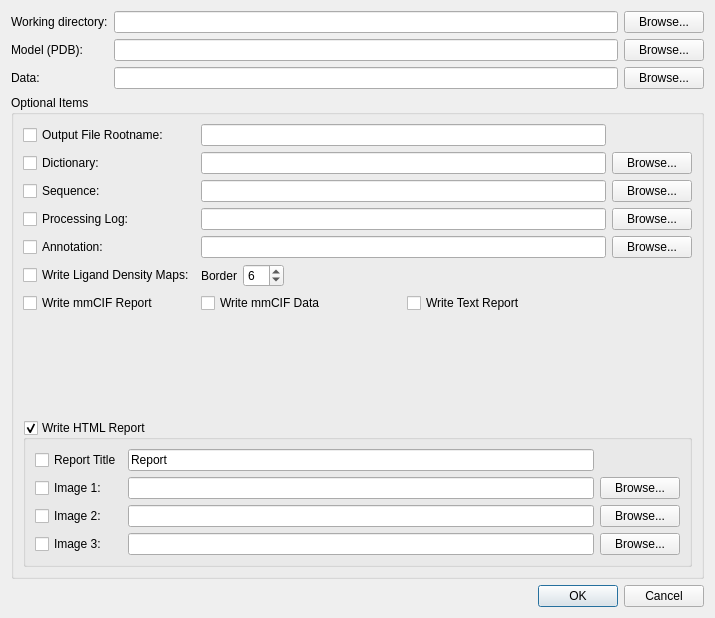
<ui version="4.0" >
 <class>JobReport</class>
 <widget class="QDialog" name="JobReport" >
  <property name="geometry" >
   <rect>
    <x>0</x>
    <y>0</y>
    <width>715</width>
    <height>618</height>
   </rect>
  </property>
  <property name="windowTitle" >
   <string>Job Report</string>
  </property>
  <layout class="QGridLayout" name="gridLayout" >
   <item row="0" column="0" >
    <widget class="QLabel" name="label" >
     <property name="text" >
      <string>Working directory:</string>
     </property>
    </widget>
   </item>
   <item row="0" column="1" >
    <widget class="QLineEdit" name="workingDirLineEdit" />
   </item>
   <item row="0" column="2" >
    <widget class="QPushButton" name="workingDirPushButton" >
     <property name="text" >
      <string>Browse...</string>
     </property>
    </widget>
   </item>
   <item row="1" column="0" >
    <widget class="QLabel" name="label_2" >
     <property name="text" >
      <string>Model (PDB):</string>
     </property>
    </widget>
   </item>
   <item row="1" column="1" >
    <widget class="QLineEdit" name="modelLineEdit" />
   </item>
   <item row="1" column="2" >
    <widget class="QPushButton" name="modelPushButton" >
     <property name="text" >
      <string>Browse...</string>
     </property>
    </widget>
   </item>
   <item row="2" column="0" >
    <widget class="QLabel" name="label_3" >
     <property name="text" >
      <string>Data:</string>
     </property>
    </widget>
   </item>
   <item row="2" column="1" >
    <widget class="QLineEdit" name="dataLineEdit" />
   </item>
   <item row="3" column="0" colspan="3" >
    <widget class="QGroupBox" name="groupBox" >
     <property name="title" >
      <string>Optional Items</string>
     </property>
     <layout class="QGridLayout" name="gridLayout_2" >
      <item row="0" column="0" >
       <widget class="QCheckBox" name="fileRootnameCheckBox" >
        <property name="text" >
         <string>Output File Rootname:</string>
        </property>
       </widget>
      </item>
      <item row="0" column="1" >
       <widget class="QLineEdit" name="fileRootnameLineEdit" />
      </item>
      <item row="1" column="0" >
       <widget class="QCheckBox" name="dictionaryCheckBox" >
        <property name="text" >
         <string>Dictionary:</string>
        </property>
       </widget>
      </item>
      <item row="1" column="1" >
       <widget class="QLineEdit" name="dictionaryLineEdit" />
      </item>
      <item row="1" column="2" >
       <widget class="QPushButton" name="dictionaryPushButton" >
        <property name="text" >
         <string>Browse...</string>
        </property>
       </widget>
      </item>
      <item row="2" column="0" >
       <widget class="QCheckBox" name="sequenceCheckBox" >
        <property name="text" >
         <string>Sequence:</string>
        </property>
       </widget>
      </item>
      <item row="2" column="1" >
       <widget class="QLineEdit" name="sequenceLineEdit" />
      </item>
      <item row="2" column="2" >
       <widget class="QPushButton" name="sequencePushButton" >
        <property name="text" >
         <string>Browse...</string>
        </property>
       </widget>
      </item>
      <item row="3" column="0" >
       <widget class="QCheckBox" name="processingLogCheckBox" >
        <property name="text" >
         <string>Processing Log:</string>
        </property>
       </widget>
      </item>
      <item row="3" column="1" >
       <widget class="QLineEdit" name="processingLogLineEdit" />
      </item>
      <item row="3" column="2" >
       <widget class="QPushButton" name="processingLogPushButton" >
        <property name="text" >
         <string>Browse...</string>
        </property>
       </widget>
      </item>
      <item row="4" column="0" >
       <widget class="QCheckBox" name="annotationCheckBox" >
        <property name="text" >
         <string>Annotation:</string>
        </property>
       </widget>
      </item>
      <item row="4" column="1" >
       <widget class="QLineEdit" name="annotationLineEdit" />
      </item>
      <item row="4" column="2" >
       <widget class="QPushButton" name="annotationPushButton" >
        <property name="text" >
         <string>Browse...</string>
        </property>
       </widget>
      </item>
      <item row="5" column="0" >
       <widget class="QCheckBox" name="ligandDensityMapCheckBox" >
        <property name="text" >
         <string>Write Ligand Density Maps:</string>
        </property>
       </widget>
      </item>
      <item row="5" column="1" >
       <layout class="QHBoxLayout" name="horizontalLayout" >
        <item>
         <widget class="QLabel" name="label_4" >
          <property name="text" >
           <string>Border</string>
          </property>
          <property name="alignment" >
           <set>Qt::AlignRight|Qt::AlignTrailing|Qt::AlignVCenter</set>
          </property>
         </widget>
        </item>
        <item>
         <widget class="QSpinBox" name="borderSpinBox" >
          <property name="value" >
           <number>6</number>
          </property>
         </widget>
        </item>
        <item>
         <spacer name="horizontalSpacer" >
          <property name="orientation" >
           <enum>Qt::Horizontal</enum>
          </property>
          <property name="sizeHint" stdset="0" >
           <size>
            <width>40</width>
            <height>20</height>
           </size>
          </property>
         </spacer>
        </item>
       </layout>
      </item>
      <item row="6" column="0" >
       <widget class="QCheckBox" name="mmCIFReportCheckBox" >
        <property name="text" >
         <string>Write mmCIF Report</string>
        </property>
       </widget>
      </item>
      <item row="6" column="1" >
       <layout class="QHBoxLayout" name="horizontalLayout_2" >
        <item>
         <widget class="QCheckBox" name="mmCIFDataCheckBox" >
          <property name="layoutDirection" >
           <enum>Qt::LeftToRight</enum>
          </property>
          <property name="text" >
           <string>Write mmCIF Data</string>
          </property>
          <property name="tristate" >
           <bool>false</bool>
          </property>
         </widget>
        </item>
        <item>
         <widget class="QCheckBox" name="textReportCheckBox" >
          <property name="text" >
           <string>Write Text Report</string>
          </property>
         </widget>
        </item>
       </layout>
      </item>
      <item row="7" column="1" >
       <spacer name="verticalSpacer" >
        <property name="orientation" >
         <enum>Qt::Vertical</enum>
        </property>
        <property name="sizeHint" stdset="0" >
         <size>
          <width>20</width>
          <height>40</height>
         </size>
        </property>
       </spacer>
      </item>
      <item row="8" column="0" colspan="3" >
       <widget class="QGroupBox" name="htmlReportGroupBox" >
        <property name="title" >
         <string>Write HTML Report</string>
        </property>
        <property name="checkable" >
         <bool>true</bool>
        </property>
        <layout class="QGridLayout" name="gridLayout_3" >
         <item row="0" column="0" >
          <widget class="QCheckBox" name="reportTitleCheckBox" >
           <property name="text" >
            <string>Report Title</string>
           </property>
          </widget>
         </item>
         <item row="0" column="1" >
          <widget class="QLineEdit" name="reportTitleLineEdit" >
           <property name="text" >
            <string>Report</string>
           </property>
          </widget>
         </item>
         <item row="1" column="0" >
          <widget class="QCheckBox" name="image1CheckBox" >
           <property name="text" >
            <string>Image 1:</string>
           </property>
          </widget>
         </item>
         <item row="1" column="1" >
          <widget class="QLineEdit" name="image1LineEdit" />
         </item>
         <item row="1" column="2" >
          <widget class="QPushButton" name="image1PushButton" >
           <property name="text" >
            <string>Browse...</string>
           </property>
          </widget>
         </item>
         <item row="2" column="0" >
          <widget class="QCheckBox" name="image2CheckBox" >
           <property name="text" >
            <string>Image 2:</string>
           </property>
          </widget>
         </item>
         <item row="2" column="1" >
          <widget class="QLineEdit" name="image2LineEdit" />
         </item>
         <item row="2" column="2" >
          <widget class="QPushButton" name="image2PushButton" >
           <property name="text" >
            <string>Browse...</string>
           </property>
          </widget>
         </item>
         <item row="3" column="0" >
          <widget class="QCheckBox" name="image3CheckBox" >
           <property name="text" >
            <string>Image 3:</string>
           </property>
          </widget>
         </item>
         <item row="3" column="1" >
          <widget class="QLineEdit" name="image3LineEdit" />
         </item>
         <item row="3" column="2" >
          <widget class="QPushButton" name="image3PushButton" >
           <property name="text" >
            <string>Browse...</string>
           </property>
          </widget>
         </item>
        </layout>
       </widget>
      </item>
     </layout>
     <zorder>fileRootnameCheckBox</zorder>
     <zorder>fileRootnameLineEdit</zorder>
     <zorder>dictionaryCheckBox</zorder>
     <zorder>dictionaryLineEdit</zorder>
     <zorder>dictionaryPushButton</zorder>
     <zorder>sequenceCheckBox</zorder>
     <zorder>sequenceLineEdit</zorder>
     <zorder>sequencePushButton</zorder>
     <zorder>processingLogCheckBox</zorder>
     <zorder>processingLogLineEdit</zorder>
     <zorder>processingLogPushButton</zorder>
     <zorder>annotationCheckBox</zorder>
     <zorder>annotationLineEdit</zorder>
     <zorder>annotationPushButton</zorder>
     <zorder>ligandDensityMapCheckBox</zorder>
     <zorder>mmCIFReportCheckBox</zorder>
     <zorder>mmCIFDataCheckBox</zorder>
     <zorder>htmlReportGroupBox</zorder>
     <zorder>verticalSpacer</zorder>
     <zorder>textReportCheckBox</zorder>
    </widget>
   </item>
   <item row="4" column="0" colspan="3" >
    <widget class="QDialogButtonBox" name="buttonBox" >
     <property name="orientation" >
      <enum>Qt::Horizontal</enum>
     </property>
     <property name="standardButtons" >
      <set>QDialogButtonBox::Cancel|QDialogButtonBox::Ok</set>
     </property>
    </widget>
   </item>
   <item row="2" column="2" >
    <widget class="QPushButton" name="dataPushButton" >
     <property name="text" >
      <string>Browse...</string>
     </property>
    </widget>
   </item>
  </layout>
 </widget>
 <tabstops>
  <tabstop>buttonBox</tabstop>
  <tabstop>workingDirLineEdit</tabstop>
  <tabstop>workingDirPushButton</tabstop>
  <tabstop>modelLineEdit</tabstop>
  <tabstop>modelPushButton</tabstop>
  <tabstop>dataLineEdit</tabstop>
  <tabstop>fileRootnameCheckBox</tabstop>
  <tabstop>fileRootnameLineEdit</tabstop>
  <tabstop>dictionaryCheckBox</tabstop>
  <tabstop>dictionaryLineEdit</tabstop>
  <tabstop>dictionaryPushButton</tabstop>
  <tabstop>sequenceCheckBox</tabstop>
  <tabstop>sequenceLineEdit</tabstop>
  <tabstop>sequencePushButton</tabstop>
  <tabstop>processingLogCheckBox</tabstop>
  <tabstop>processingLogLineEdit</tabstop>
  <tabstop>processingLogPushButton</tabstop>
  <tabstop>annotationCheckBox</tabstop>
  <tabstop>annotationLineEdit</tabstop>
  <tabstop>annotationPushButton</tabstop>
  <tabstop>ligandDensityMapCheckBox</tabstop>
  <tabstop>borderSpinBox</tabstop>
  <tabstop>mmCIFReportCheckBox</tabstop>
  <tabstop>mmCIFDataCheckBox</tabstop>
  <tabstop>textReportCheckBox</tabstop>
  <tabstop>htmlReportGroupBox</tabstop>
  <tabstop>reportTitleCheckBox</tabstop>
  <tabstop>reportTitleLineEdit</tabstop>
  <tabstop>image1CheckBox</tabstop>
  <tabstop>image1LineEdit</tabstop>
  <tabstop>image1PushButton</tabstop>
  <tabstop>image2CheckBox</tabstop>
  <tabstop>image2LineEdit</tabstop>
  <tabstop>image2PushButton</tabstop>
  <tabstop>image3CheckBox</tabstop>
  <tabstop>image3LineEdit</tabstop>
  <tabstop>image3PushButton</tabstop>
 </tabstops>
 <resources/>
 <connections>
  <connection>
   <sender>buttonBox</sender>
   <signal>accepted()</signal>
   <receiver>JobReport</receiver>
   <slot>accept()</slot>
   <hints>
    <hint type="sourcelabel" >
     <x>248</x>
     <y>254</y>
    </hint>
    <hint type="destinationlabel" >
     <x>157</x>
     <y>274</y>
    </hint>
   </hints>
  </connection>
  <connection>
   <sender>buttonBox</sender>
   <signal>rejected()</signal>
   <receiver>JobReport</receiver>
   <slot>reject()</slot>
   <hints>
    <hint type="sourcelabel" >
     <x>316</x>
     <y>260</y>
    </hint>
    <hint type="destinationlabel" >
     <x>286</x>
     <y>274</y>
    </hint>
   </hints>
  </connection>
 </connections>
</ui>
